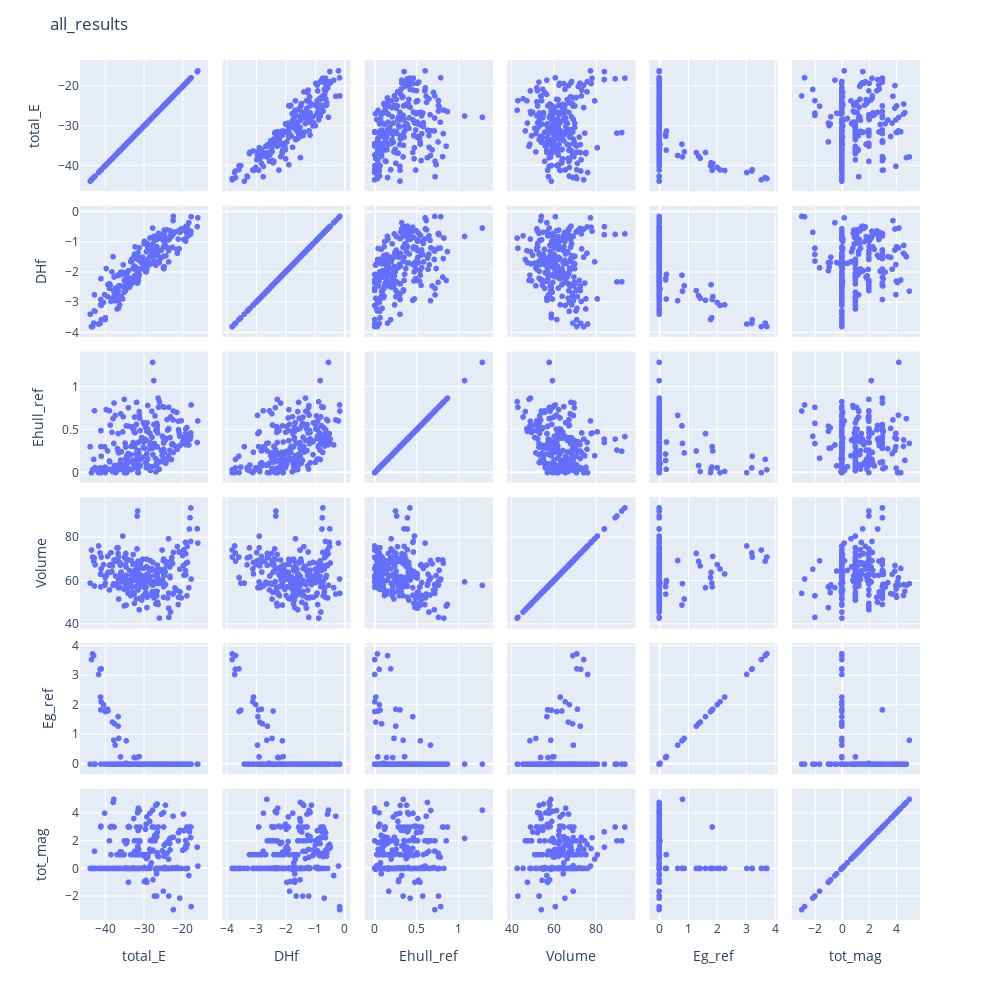

The notebook cell this image was saved under:
### Code cell
fig = px.scatter_matrix(df_bulk, 
                        dimensions = ['total_E', 'DHf', 'Ehull_ref','Volume', 'Eg_ref', 'tot_mag'])
fig.update_layout(height = 1000, width = 1000, title_text = 'all_results')

pyo.iplot(fig)

### Figure 1 — Plotly figure (JSON) as saved in the notebook; plotly's stock layout.template omitted (floating-point values rounded to 4 significant figures; data arrays with more than 128 entries replaced by an {"elided": "..."} marker saying what was removed)
{"data": [{"dimensions": [{"axis": {"matches": true}, "label": "total_E", "values": {"elided": "243 float values"}}, {"axis": {"matches": true}, "label": "DHf", "values": {"elided": "243 float values"}}, {"axis": {"matches": true}, "label": "Ehull_ref", "values": {"elided": "243 float values"}}, {"axis": {"matches": true}, "label": "Volume", "values": {"elided": "243 float values"}}, {"axis": {"matches": true}, "label": "Eg_ref", "values": {"elided": "243 float values"}}, {"axis": {"matches": true}, "label": "tot_mag", "values": {"elided": "243 float values"}}], "hoverlabel": {"namelength": 0}, "hovertemplate": "%{xaxis.title.text}=%{x}<br>%{yaxis.title.text}=%{y}", "legendgroup": "", "marker": {"color": "#636efa", "symbol": "circle"}, "name": "", "showlegend": false, "type": "splom"}], "layout": {"dragmode": "select", "height": 1000, "legend": {"tracegroupgap": 0}, "margin": {"t": 60}, "title": {"text": "all_results"}, "width": 1000}}
